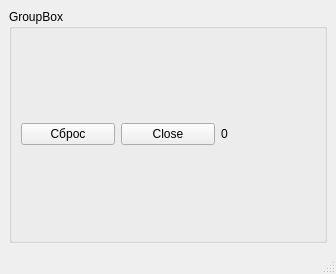
<?xml version="1.0" encoding="UTF-8"?>
<ui version="4.0">
 <class>MainWindow</class>
 <widget class="QMainWindow" name="MainWindow">
  <property name="geometry">
   <rect>
    <x>0</x>
    <y>0</y>
    <width>336</width>
    <height>274</height>
   </rect>
  </property>
  <property name="windowTitle">
   <string>MainWindow</string>
  </property>
  <widget class="QWidget" name="centralwidget">
   <layout class="QGridLayout" name="gridLayout">
    <item row="0" column="0">
     <widget class="QGroupBox" name="groupBox">
      <property name="title">
       <string>GroupBox</string>
      </property>
      <layout class="QGridLayout" name="gridLayout_2">
       <item row="0" column="2">
        <widget class="QLabel" name="label_of_sum">
         <property name="text">
          <string>0</string>
         </property>
        </widget>
       </item>
       <item row="0" column="1">
        <widget class="QPushButton" name="pushButton_2">
         <property name="text">
          <string>Close</string>
         </property>
        </widget>
       </item>
       <item row="0" column="0">
        <widget class="QPushButton" name="pushButton">
         <property name="text">
          <string>Сброс</string>
         </property>
        </widget>
       </item>
       <item row="1" column="0" colspan="2">
        <layout class="QVBoxLayout" name="verticalLayout"/>
       </item>
      </layout>
     </widget>
    </item>
   </layout>
  </widget>
  <widget class="QMenuBar" name="menubar">
   <property name="geometry">
    <rect>
     <x>0</x>
     <y>0</y>
     <width>336</width>
     <height>25</height>
    </rect>
   </property>
  </widget>
  <widget class="QStatusBar" name="statusbar"/>
 </widget>
 <resources/>
 <connections/>
</ui>
